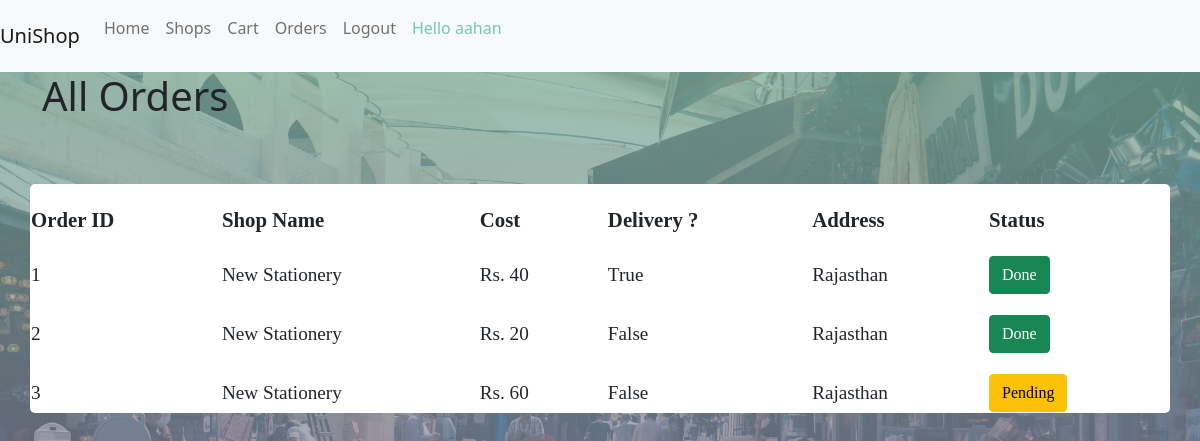
Before: /orders/ (signed in) with the older database file.
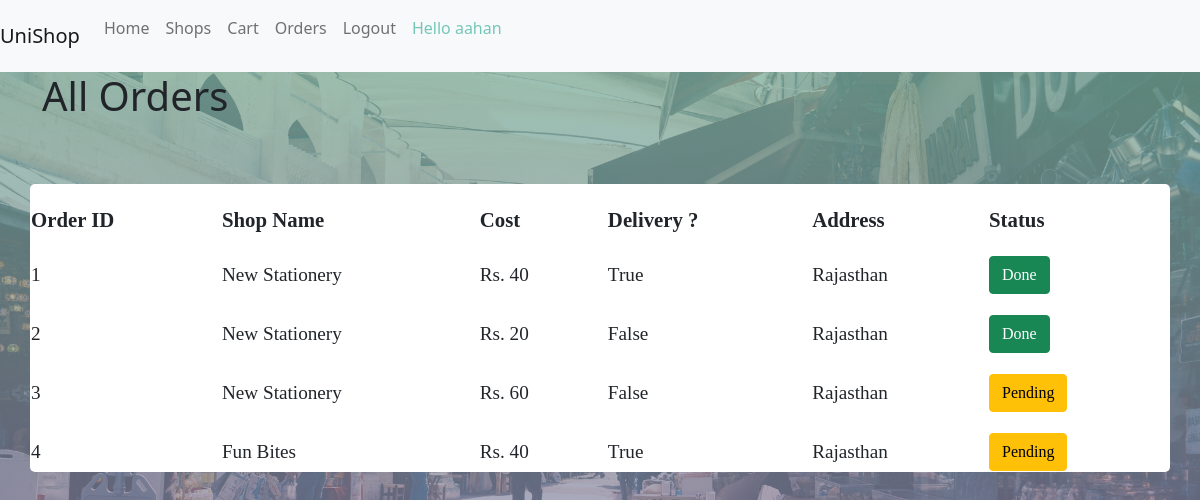
After: the same page with the newer database file.
### unishop/models.py (models this page shows, shortened)
class Bill(models.Model):
    deliver = models.BooleanField(default=False)
    address = models.CharField(max_length=100)
    total_price = models.PositiveIntegerField()
    user = models.ForeignKey(User,on_delete=models.CASCADE,related_name="bill")
    shop = models.ForeignKey('Shop', on_delete=models.CASCADE,related_name="bills")
    completed = models.BooleanField(default=False)
    class Meta:
        db_table = "Bill"

class Shop(models.Model):
    name = models.CharField(max_length=100)
    location = models.CharField(max_length=100)
    pincode = models.PositiveIntegerField()
    owner = models.OneToOneField(User,on_delete=models.CASCADE,related_name="shop")
    image_name = models.CharField(max_length=200)
    class Meta:
        db_table = "Shop"

### unishop/views.py (the view)
# urls.py: path('orders/',views.orders,name = "orders"),
@login_required
def orders(request):
    orders = request.user.bill.all()
    return render(request,"unishop/orders.html",{
        "orders":orders
    })

### unishop/templates/unishop/orders.html (shortened to what this page needs)
{% extends 'unishop/base.html' %}
{% block bodyblock %}
<div class = "container">
    <div class = "row align-self-center justify-content-center">
        {% if not orders %}
        <div class = "col-lg-7 col-md-9 col-sm-10 mt-5 ">
            <h2>Sorry you don't have any orders right now </h2>
        </div>
            {% else %}
            <div class = "col-l-5 col-md-6 col-sm-10">
                <h1>All Orders</h1>
            </div>
            <div class = "col-l-5 col-md-6 col-sm-10 p-5 mt-3 rounded "></div>
            <table>
                <thead>
                    <th>Order ID</th>
                    <th>Shop Name</th>
                    <th>Cost</th>
                    <th>Delivery ? </th>
                    <th>Address </th>
                    <th>Status</th>
                </thead>
            <tbody>
                {% for order in orders  %}
                <tr>
                <td>{{order.id}} </td>
                <td>{{order.shop.name}}</td>
                <td>Rs. {{order.total_price}}</td>
                <td>{{order.deliver}}</td>
                <td>{{order.address}}</td>
                <td>{% if order.completed %} <span class = "btn btn-success">Done</span> {%else%}<span class = "btn btn-warning">Pending</span> {%endif%}</td>
                </tr>
                {% endfor %}
            </tbody>
        </table>
    </div>
    </div>
{% endif %}
{% endblock bodyblock %}

### unishop/templates/unishop/base.html (shortened to what this page needs)
<!DOCTYPE html>
{% load static %}
<html lang="en">
<head>
    <link rel="stylesheet" href= "{% static 'unishop/css/normalize.css' %}" >
    <link rel="stylesheet" href= "{% static 'unishop/css/bootstrap.min.css' %}" >
    <link rel="stylesheet" href= "{% static 'unishop/css/index.css' %}" >
</head>
<body>
<nav class="navbar navbar-expand-lg navbar-light bg-light">
  <a class="navbar-brand" href="#">UniShop</a>
  <div class="collapse navbar-collapse" id="navbarNav">
    <ul class="navbar-nav">
      <li class="nav-item active">
        <a class="nav-link" href="/">Home</a>
      </li>
      {% if user.is_authenticated %}
          {% if user.profile.is_user %}
          <li class="nav-item">
            <a class="nav-link" href="/shops">Shops</a>
          </li>
          <li class="nav-item">
            <a class="nav-link" href="/cart">Cart</a>
          </li>
          <li class="nav-item">
            <a class="nav-link" href="/orders">Orders</a>
          </li>
          {% endif %}
          <li class="nav-item">
            <a class="nav-link" href="/logout">Logout</a>
          </li>
      {% endif %}
      {% if user.is_authenticated %}
      <li class="nav-item">
        <p class = "nav-link red-color" style = "color:#74c7b8"> Hello {{user.username}} </p>
      </li>
      {% endif %}
    </ul>
  </div>
</nav>
    {% block bodyblock %}
    {% endblock bodyblock %}
</body>
</html>

### unishop/static/unishop/css/index.css (style rules this page uses)
body { background-image:linear-gradient(rgba(118, 177, 152, 0.74),rgba(142, 103, 168, 0.678)),url('/static/unishop/images/bg2.jpg'); background-position: center; background-attachment: fixed; background-size: cover; height:90vh; }
table { background-color: white; padding: 20px 30px; border-radius: 5px; width: 100%; }
th , td { padding-right: 20px; padding-top: 20px; font-family: cursive; }
th { font-size: 130%; }
td { font-size: 120%; }

Changed rows visible on the page:
added Bill: id "4", shop.name "Fun Bites", total_price "40", deliver "True", address "Rajasthan", completed "Pending"
